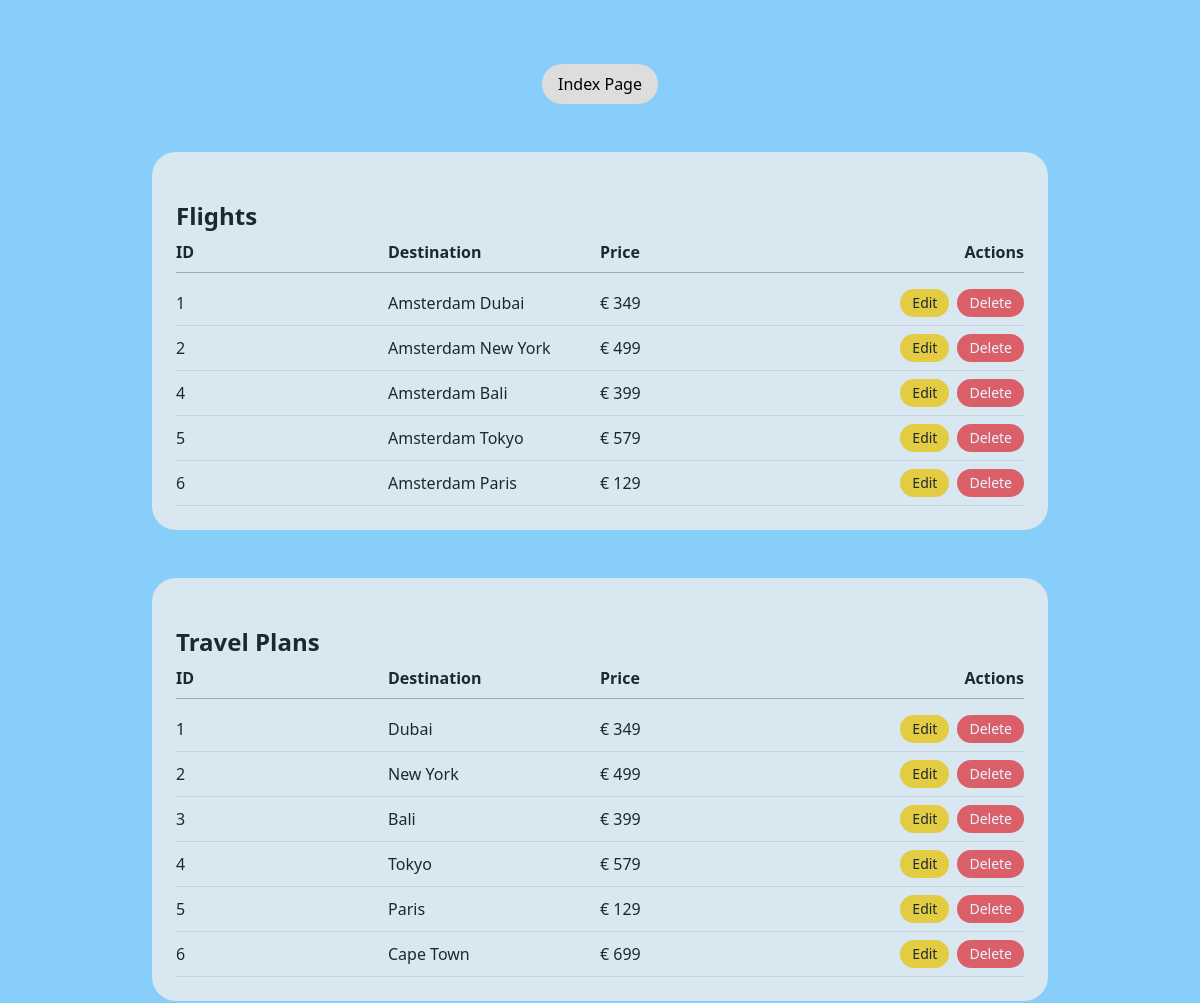
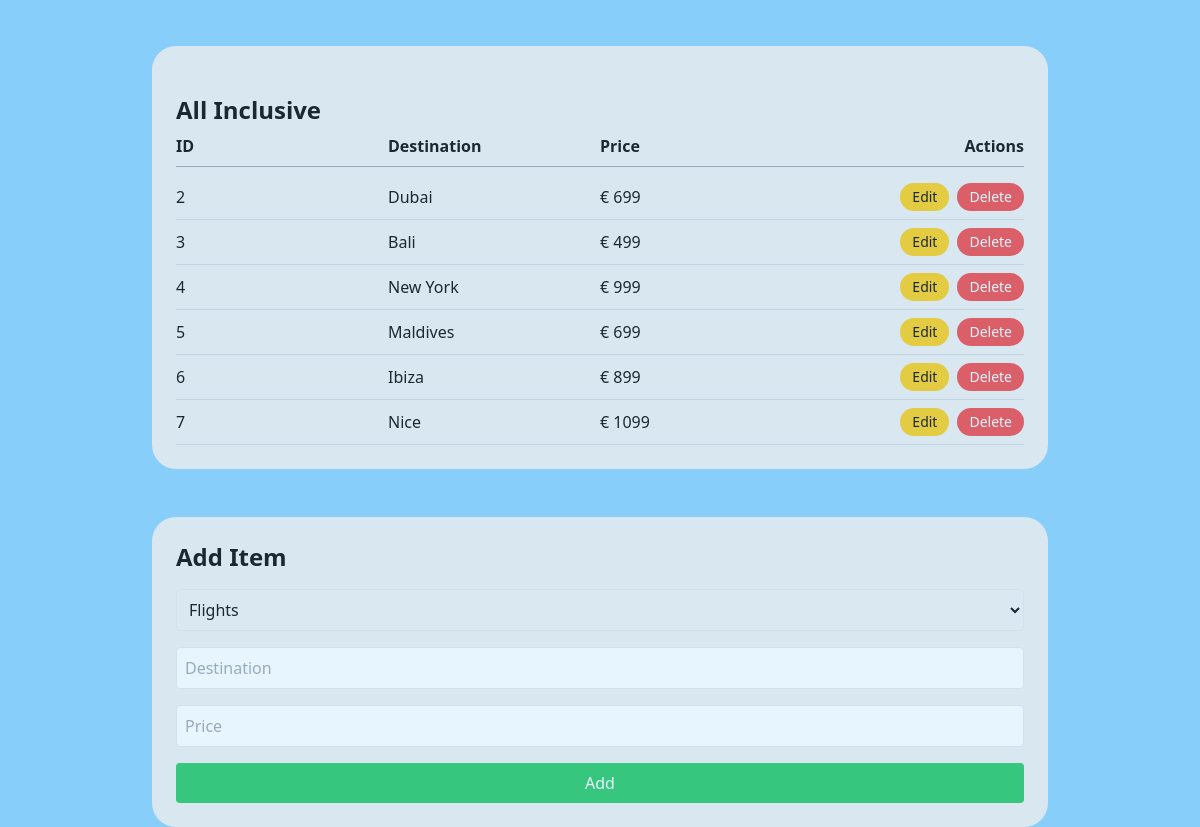
/app/adminpanel.php (signed in), run on the app's committed database (2 pictures, top to bottom).
### tables this page shows
CREATE TABLE `flights` (
  `id` int NOT NULL,
  `destination` varchar(255) NOT NULL,
  `price` double NOT NULL
);

### app/adminpanel.php (the view, shortened to what this page needs)
<?php
require __DIR__ . "/config/database.php";
$stmt = $pdo->prepare("SELECT * FROM `flights`");
$stmt->execute();
$flights = $stmt->fetchAll(PDO::FETCH_ASSOC);
$stmt = $pdo->prepare("SELECT * FROM `travel plans`");
$stmt->execute();
$travelplans = $stmt->fetchAll(PDO::FETCH_ASSOC);
$stmt = $pdo->prepare("SELECT * FROM `all-inclusive`");
$stmt->execute();
$allinclusive = $stmt->fetchAll(PDO::FETCH_ASSOC);
?>
<!doctype html>
<html lang="en">
<head>
  <link rel="stylesheet" href="style.css" />
  <script src="https://cdn.tailwindcss.com"></script>
</head>
<body>
  <main>
    <div class="mt-12 px-4 justify-center flex">
      <a href="index.php" class="transition hover:bg-[#CCCCCC] justify-center mt-4 bg-[#DDDDDD] px-4 rounded-full py-2">
        Index Page
      </a>
    </div>
    <div class="justify-center px-4 flex mt-12">
      <div class="w-full p-6 opacity-80 bg-[#EEEEEE] max-w-4xl rounded-3xl">
        <div id="flights" class="tab-content">
          <h2 class="text-2xl font-bold mb-2">Flights</h2>
          <div class="grid grid-cols-4 mb-2 pb-2 border-b border-gray-400 font-bold">
            <div>ID</div>
            <div>Destination</div>
            <div>Price</div>
            <div class="text-right">Actions</div>
          </div>
          <?php foreach ($flights as $f): ?>
            <div class="items-center grid grid-cols-4 border-b border-gray-300 py-2">
              <div>
                <?= $f['id'] ?>
              </div>
              <div>
                <?= $f['destination'] ?>
              </div>
              <div>€
                <?= $f['price'] ?>
              </div>
              <div class="flex gap-2 justify-end">
                <a href="edit.php?id=<?= $f['id'] ?>"
                  class="text-sm px-3 transition rounded-full hover:bg-yellow-500 bg-yellow-400 py-1">
                  Edit
                </a>
                <form method="POST" class="flex gap-2 justify-end">
                  <button type="submit" name="delete_flight"
                    class="text-sm px-3 py-1 rounded-full bg-red-500 hover:bg-red-600 text-white">
                    Delete
                  </button>
                </form>
              </div>
            </div>
          <?php endforeach; ?>
        </div>
      </div>
    </div>
    <div class="flex justify-center mt-12 px-4">
      <div class="bg-[#EEEEEE] rounded-3xl p-6 w-full max-w-4xl opacity-80">
        <div id="travelplans" class="tab-content">
          <h2 class="text-2xl font-bold mb-2">Travel Plans</h2>
          <div class="grid grid-cols-4 font-bold border-b border-gray-400 pb-2 mb-2">
            <div>ID</div>
            <div>Destination</div>
            <div>Price</div>
            <div class="text-right">Actions</div>
          </div>
          <?php foreach ($travelplans as $tp): ?>
            <div class="grid grid-cols-4 py-2 border-b border-gray-300 items-center">
              <div>
                <?= $tp['id'] ?>
              </div>
              <div>
                <?= $tp['destination'] ?>
              </div>
              <div>€
                <?= $tp['price'] ?>
              </div>
              <div class="flex gap-2 justify-end">
                <a href="edit.php?id=<?= $tp['id'] ?>"
                  class="px-3 py-1 rounded-full bg-yellow-400 hover:bg-yellow-500 transition text-sm">
                  Edit
                </a>
                <form method="POST" class="flex gap-2 justify-end">
                  <button type="submit" name="delete_travelplan"
                    class="text-sm px-3 py-1 rounded-full bg-red-500 hover:bg-red-600 text-white">
                    Delete
                  </button>
                </form>
              </div>
            </div>
          <?php endforeach; ?>
        </div>
      </div>
    </div>
    <div class="justify-center flex px-4 mt-12">
      <div class="opacity-80 max-w-4xl w-full rounded-3xl p-6 bg-[#EEEEEE]">
        <div id="allinclusive" class="tab-content">
          <h2 class="text-2xl font-bold mb-2">All Inclusive</h2>
          <div class="grid grid-cols-4 border-b mb-2 font-bold pb-2 border-gray-400">
            <div>ID</div>
            <div>Destination</div>
            <div>Price</div>
            <div class="text-right">Actions</div>
          </div>
          <?php foreach ($allinclusive as $ai): ?>
            <div class="grid items-center grid-cols-4 py-2 border-b border-gray-300">
              <div>
                <?= $ai['id'] ?>
              </div>
              <div>
                <?= $ai['destination'] ?>
              </div>
              <div>€
                <?= $ai['price'] ?>
              </div>
              <div class="flex gap-2 justify-end">
                <a href="edit.php?id=<?= $ai['id'] ?>"
                  class="transition text-sm bg-yellow-400 hover:bg-yellow-500 rounded-full py-1 px-3">
                  Edit
                </a>
                <form method="POST" class="flex gap-2 justify-end">
                  <button type="submit" name="delete_allinclusive "
                    class="text-sm px-3 py-1 rounded-full bg-red-500 hover:bg-red-600 text-white">
                    Delete
                  </button>
                </form>
              </div>
            </div>
          <?php endforeach; ?>
        </div>
      </div>
    </div>
    <div class="w-full max-w-4xl mx-auto bg-[#EEEEEE] p-6 rounded-3xl mt-12 opacity-80">
      <h2 class="text-2xl font-bold mb-4">Add Item</h2>
      <form method="POST" class="grid gap-4">
        <select name="table" class="p-2 rounded border">
          <option value="flights">Flights</option>
        </select>
        <input type="text" name="destination" placeholder="Destination" class="p-2 rounded border" required>
        <input type="number" step="0.01" name="price" placeholder="Price" class="p-2 rounded border" required>
        <button type="submit" name="add_item" class="bg-green-500 text-white py-2 rounded hover:bg-green-600">
          Add
        </button>
      </form>
    </div>
  </main>
</body>
</html>

### app/style.css (style rules this page uses)
body { background-color: #87CEFA; }

### data on the page
flights: id "1", destination "Amsterdam Dubai", price "349"
flights: id "2", destination "Amsterdam New York", price "499"
flights: id "4", destination "Amsterdam Bali", price "399"
flights: id "5", destination "Amsterdam Tokyo", price "579"
flights: id "6", destination "Amsterdam Paris", price "129"
travel plans: id "1", destination "Dubai", price "349"
travel plans: id "2", destination "New York", price "499"
travel plans: id "3", destination "Bali", price "399"
travel plans: id "4", destination "Tokyo", price "579"
travel plans: id "5", destination "Paris", price "129"
travel plans: id "6", destination "Cape Town", price "699"
all-inclusive: id "2", destination "Dubai", price "699"
all-inclusive: id "3", destination "Bali", price "499"
all-inclusive: id "4", destination "New York", price "999"
all-inclusive: id "5", destination "Maldives", price "699"
all-inclusive: id "6", destination "Ibiza", price "899"
all-inclusive: id "7", destination "Nice", price "1099"
